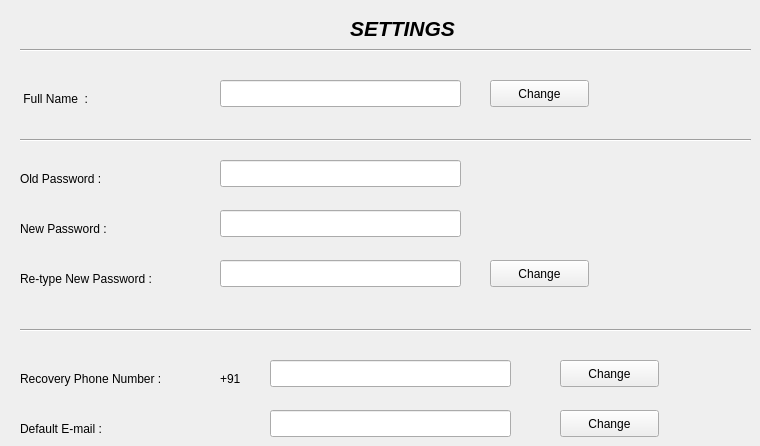
        <widget class="QWidget" name="tab_7">
         <attribute name="title">
          <string>             Settings              </string>
         </attribute>
         <widget class="QLabel" name="label_103">
          <property name="geometry">
           <rect>
            <x>350</x>
            <y>20</y>
            <width>191</width>
            <height>17</height>
           </rect>
          </property>
          <property name="font">
           <font>
            <pointsize>16</pointsize>
            <weight>75</weight>
            <italic>true</italic>
            <bold>true</bold>
           </font>
          </property>
          <property name="text">
           <string>SETTINGS</string>
          </property>
         </widget>
         <widget class="Line" name="line_50">
          <property name="geometry">
           <rect>
            <x>20</x>
            <y>40</y>
            <width>731</width>
            <height>20</height>
           </rect>
          </property>
          <property name="orientation">
           <enum>Qt::Horizontal</enum>
          </property>
         </widget>
         <widget class="QLabel" name="label_104">
          <property name="geometry">
           <rect>
            <x>20</x>
            <y>90</y>
            <width>131</width>
            <height>17</height>
           </rect>
          </property>
          <property name="text">
           <string> Full Name  :</string>
          </property>
         </widget>
         <widget class="QLabel" name="label_105">
          <property name="geometry">
           <rect>
            <x>20</x>
            <y>220</y>
            <width>121</width>
            <height>17</height>
           </rect>
          </property>
          <property name="text">
           <string>New Password :</string>
          </property>
         </widget>
         <widget class="QLabel" name="label_106">
          <property name="geometry">
           <rect>
            <x>20</x>
            <y>170</y>
            <width>111</width>
            <height>17</height>
           </rect>
          </property>
          <property name="text">
           <string>Old Password :</string>
          </property>
         </widget>
         <widget class="QLabel" name="label_107">
          <property name="geometry">
           <rect>
            <x>20</x>
            <y>370</y>
            <width>181</width>
            <height>17</height>
           </rect>
          </property>
          <property name="text">
           <string>Recovery Phone Number :</string>
          </property>
         </widget>
         <widget class="QLabel" name="label_108">
          <property name="geometry">
           <rect>
            <x>20</x>
            <y>270</y>
            <width>171</width>
            <height>17</height>
           </rect>
          </property>
          <property name="text">
           <string>Re-type New Password :</string>
          </property>
         </widget>
         <widget class="Line" name="line_51">
          <property name="geometry">
           <rect>
            <x>20</x>
            <y>130</y>
            <width>731</width>
            <height>20</height>
           </rect>
          </property>
          <property name="orientation">
           <enum>Qt::Horizontal</enum>
          </property>
         </widget>
         <widget class="QLineEdit" name="lineEdit_27">
          <property name="geometry">
           <rect>
            <x>220</x>
            <y>80</y>
            <width>241</width>
            <height>27</height>
           </rect>
          </property>
         </widget>
         <widget class="QPushButton" name="pushButton_30">
          <property name="geometry">
           <rect>
            <x>490</x>
            <y>80</y>
            <width>99</width>
            <height>27</height>
           </rect>
          </property>
          <property name="text">
           <string>Change</string>
          </property>
         </widget>
         <widget class="QLineEdit" name="lineEdit_28">
          <property name="geometry">
           <rect>
            <x>220</x>
            <y>160</y>
            <width>241</width>
            <height>27</height>
           </rect>
          </property>
          <property name="echoMode">
           <enum>QLineEdit::Password</enum>
          </property>
         </widget>
         <widget class="QLineEdit" name="lineEdit_29">
          <property name="geometry">
           <rect>
            <x>220</x>
            <y>210</y>
            <width>241</width>
            <height>27</height>
           </rect>
          </property>
          <property name="echoMode">
           <enum>QLineEdit::Password</enum>
          </property>
         </widget>
         <widget class="QLineEdit" name="lineEdit_30">
          <property name="geometry">
           <rect>
            <x>220</x>
            <y>260</y>
            <width>241</width>
            <height>27</height>
           </rect>
          </property>
          <property name="echoMode">
           <enum>QLineEdit::Password</enum>
          </property>
         </widget>
         <widget class="QPushButton" name="pushButton_31">
          <property name="geometry">
           <rect>
            <x>490</x>
            <y>260</y>
            <width>99</width>
            <height>27</height>
           </rect>
          </property>
          <property name="text">
           <string>Change</string>
          </property>
         </widget>
         <widget class="Line" name="line_52">
          <property name="geometry">
           <rect>
            <x>20</x>
            <y>320</y>
            <width>731</width>
            <height>20</height>
           </rect>
          </property>
          <property name="orientation">
           <enum>Qt::Horizontal</enum>
          </property>
         </widget>
         <widget class="QLineEdit" name="lineEdit_31">
          <property name="geometry">
           <rect>
            <x>270</x>
            <y>360</y>
            <width>241</width>
            <height>27</height>
           </rect>
          </property>
         </widget>
         <widget class="QLabel" name="label_147">
          <property name="geometry">
           <rect>
            <x>220</x>
            <y>370</y>
            <width>31</width>
            <height>17</height>
           </rect>
          </property>
          <property name="text">
           <string>+91</string>
          </property>
         </widget>
         <widget class="QPushButton" name="pushButton_44">
          <property name="geometry">
           <rect>
            <x>560</x>
            <y>360</y>
            <width>99</width>
            <height>27</height>
           </rect>
          </property>
          <property name="text">
           <string>Change</string>
          </property>
         </widget>
         <widget class="QLabel" name="label_148">
          <property name="geometry">
           <rect>
            <x>20</x>
            <y>420</y>
            <width>181</width>
            <height>17</height>
           </rect>
          </property>
          <property name="text">
           <string>Default E-mail :</string>
          </property>
         </widget>
         <widget class="QLineEdit" name="lineEdit_45">
          <property name="geometry">
           <rect>
            <x>270</x>
            <y>410</y>
            <width>241</width>
            <height>27</height>
           </rect>
          </property>
         </widget>
         <widget class="QPushButton" name="pushButton_45">
          <property name="geometry">
           <rect>
            <x>560</x>
            <y>410</y>
            <width>99</width>
            <height>27</height>
           </rect>
          </property>
          <property name="text">
           <string>Change</string>
          </property>
         </widget>
        </widget>
